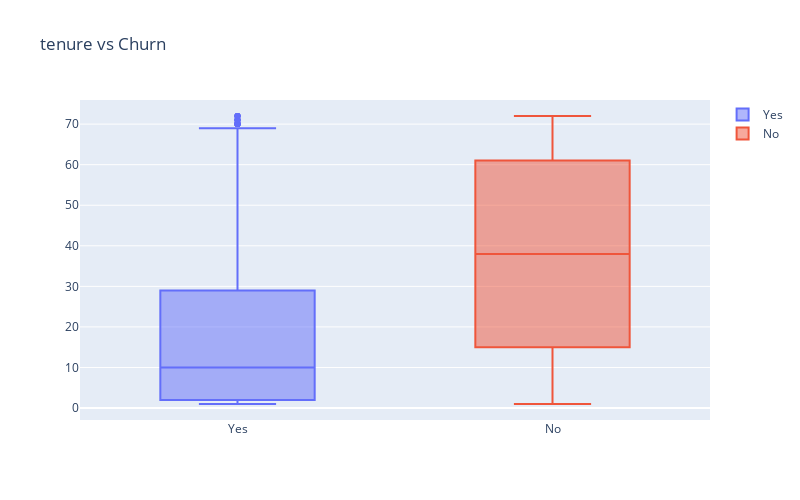

The code cell stored with this chart in its notebook:
### Markdown cell above
# 8. Bi-Variate Analysis on Numerical Attributes

### Code cell
trace1 = go.Box(y = total_data.tenure[total_data.Churn=='Yes'],name = 'Yes',
#                 boxpoints = 'all',jitter = 1
               )
# boxpoints is used to specify the points to plot
# jitter is used to specify how far from each should the points be
trace2 = go.Box(y = total_data.tenure[total_data.Churn=='No'],name= 'No',
#                boxpoints = 'all',jitter = 1
               )
data = [trace1,trace2]
layout = go.Layout(width = 800,
                   height = 500,title = 'tenure vs Churn')
fig = go.Figure(data=data,layout = layout)
iplot(fig)

### Figure 1 — Plotly figure (JSON) as saved in the notebook; plotly's stock layout.template omitted (floating-point values rounded to 4 significant figures; data arrays with more than 128 entries replaced by an {"elided": "..."} marker saying what was removed)
{"data": [{"name": "Yes", "type": "box", "y": {"elided": "1869 int values"}}, {"name": "No", "type": "box", "y": {"elided": "5163 int values"}}], "layout": {"height": 500, "title": {"text": "tenure vs Churn"}, "width": 800}}
